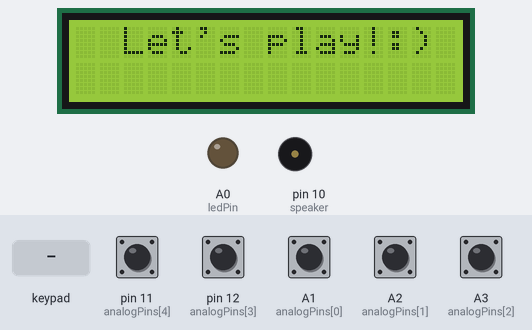
Simulated run of this sketch. Board: Arduino Uno, built with avr-gcc and run on an emulated ATmega328P. Parts: 16×2 character LCD, output pins drawn as LEDs (lit = HIGH), buzzer (waves = sounding). The inputs (shaded band) are chosen by the test bench; at power-on: A1 (analogPins[0]), A2 (analogPins[1]), A3 (analogPins[2]), pin 11 (analogPins[4]), pin 12 (analogPins[3]) HIGH. What the sketch prints to the serial monitor is not drawn.

Above: at 0.6 s.
2.8 s: key '*' pressed
At 4.6 s:
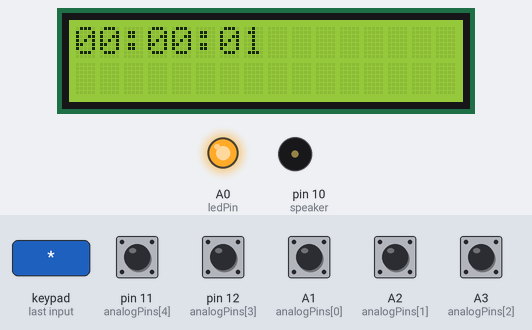
5.8 s: keypad keys 9 8 7 6 * pressed 0.4 s apart
At 9.4 s:
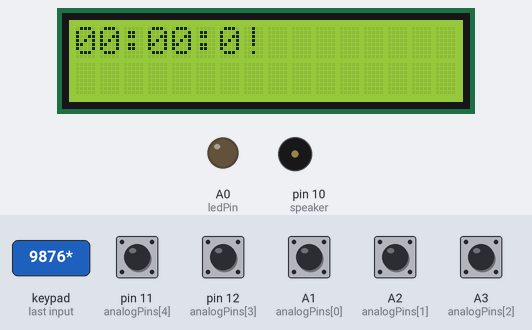
10.4 s: pin 11 (analogPins[4]) pulled LOW for 0.15 s
At 10.57 s:
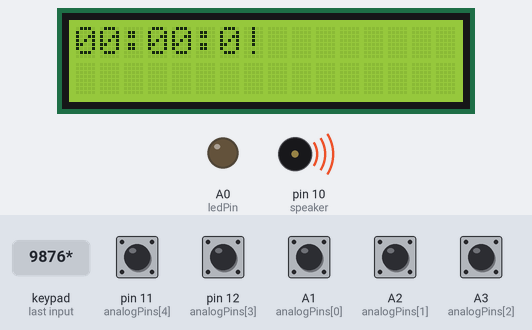
Timing chart, 0 to 13.4 s (numbered marks = the images above; inputs shaded):
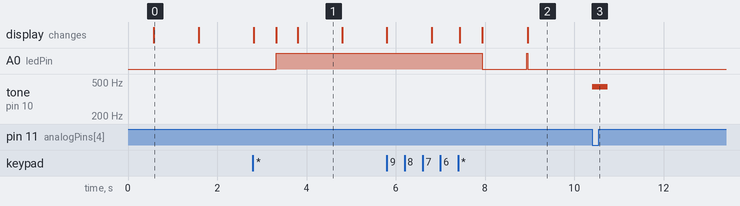

The sketch:

Piano_version_2.0.ino
```cpp
//Challenge: Upgrade this piano to a level where we can record current tunes, delete them etc.

//Update 1: (31-01-2023) Replacing push buttons with matrics keypad.

//Update 2: (08-02-2023) Including push buttons along with keypad due to inability to implement long press in keypad.

//Update 3: (16-02-2023) Including I2C backpacked lcd display to show different metrics.

#include<Keypad.h>
#include<Wire.h>
#include<LiquidCrystal_I2C.h>

LiquidCrystal_I2C lcd(0x3F, 2, 1, 0 , 4, 5, 6, 7, 3,POSITIVE);

char hexaKeys[4][4] =
{
  {'1', '2', '3', 'A'},
  {'4', '5', '6', 'B'},
  {'7', '8', '9', 'C'},
  {'*', '0', '#', 'D'}
};

byte rowPins[4] = {9, 8, 7, 6};
byte colPins[4] = {5, 4, 3, 2};

Keypad matrixKeypad = Keypad(makeKeymap(hexaKeys), rowPins, colPins, 4,4);


#define NOTE_C  262
#define NOTE_D  294
#define NOTE_E  330
#define NOTE_G  392
#define NOTE_A  440

#define speaker 10
#define pause   200
#define ledPin  A0  //LED connected to A0 to indicate whether it's recording or not.

unsigned short notes[6] = {0, 262, 294, 330, 392, 440};
unsigned short analogPins[5] = {A1, A2, A3, 12, 11}; //Those five pins are connected to
                                          // five buttons (piano key).

void setup() {
  Serial.begin(9600);
  lcd.begin(16,2);
  pinMode(A1, INPUT_PULLUP);
  pinMode(A2, INPUT_PULLUP);
  pinMode(A3, INPUT_PULLUP);
  pinMode(12, INPUT_PULLUP);
  pinMode(11, INPUT_PULLUP);
  pinMode(ledPin, OUTPUT);

  lcd.setCursor(2, 0);
  lcd.print("Let's play!");
  delay(500);
  lcd.setCursor(13, 0);
  lcd.print(":)");
  delay(1000);
  lcd.clear();

}

unsigned long long lastPress = millis();
char Key;
byte isRecording = 0; //Whether we are recording the notes or not.
byte notesIndex[200];     //Notes will and durations will be recorded sequentially in those arrays.
int duration[200];
byte lastNote = 0;   //The last note we played to be saved in the array.
unsigned long lastNoteStart = 0; //The duration of the last note played in milli second.
unsigned short noteCounter = 0; //The number of entries we have made to our notes and duration array.

long long startRecording = millis(); //variable to hold the starting time of the recording.


void loop() {
  Key = matrixKeypad.getKey();
  if(isRecording==1)
  {
    lcd.setCursor(0, 0);
    lcd.print("00:00:0");
    lcd.setCursor(7, 0);
    byte recTime = (millis() - startRecording)/1000;
    lcd.print(recTime);
  }

  if(Key=='*')//We are triggering the recording.
  {
     startRecording = millis();
    lastNoteStart = millis();
    if(isRecording==0)
    {
      isRecording = 1;
      lcd.setCursor(0,0);
      lcd.print("Recording....");
      delay(500);
      lcd.clear();
    }
    else if(isRecording==1)
    {
      isRecording = 2; //2 for play
      lcd.setCursor(0,0);
      lcd.print("Record finished");
      delay(500);
      lcd.clear();
    }


    Serial.print("isRecording = ");
    Serial.println(isRecording);
    Serial.print("noteCounter = ");
    Serial.println(noteCounter);
  }
  digitalWrite(ledPin, isRecording); //We want the led to glow only when we will be recording.


  if(isRecording==2 || (millis() - startRecording >= 120000 || noteCounter>=200)) //If our recording time is over, we'll stop recording and play the notes.
  {
    lcd.clear();
    digitalWrite(ledPin, 0);
    delay(1000);
    digitalWrite(ledPin, 1);
    lcd.clear();
    lcd.setCursor(0,0);
    lcd.print("Playing!");

    unsigned long long StartPlaying = millis();
    lcd.setCursor(0, 0);
    lcd.print("00:00:0");
    lcd.setCursor(7, 0);

    for(int i = 0; i<noteCounter; i++)
    {
      tone(speaker, notes[notesIndex[i]]);
      delay(duration[i]);
    }
  //Resetting variables.
  isRecording = 0;
  noteCounter = 0;
  lastNote = 0;
  lastNoteStart = 0;
  notesIndex[0] = 0;

  }

  for(int i = 0; i<5; i++)
  {
      if( digitalRead(analogPins[i])==LOW )
      {
        tone(speaker, notes[i+1]);
        lastPress = millis();

          if(isRecording==1 && notesIndex[noteCounter]!=i+1)
          {
            duration[noteCounter] = millis() - lastNoteStart;
            lastNoteStart = millis(); //Starting timer for the current note.
            notesIndex[++noteCounter] = i+1;
            Serial.println(noteCounter);
          }
      }
  }

   if(millis() - lastPress > pause)
    {
      noTone(speaker);
      lastPress = millis();

       if(isRecording==1)
        {
            if(notesIndex[noteCounter]!=0)
            {
              duration[noteCounter] = millis() - lastNoteStart; //Saving the duration of the previous note.
              lastNoteStart = millis(); //Starting timer for the current note.
              notesIndex[++noteCounter] = 0;
               Serial.println(noteCounter);
            }
        }
  }
}
```

Measured:
- after the input at 2.8 s, A0 (ledPin): LOW → HIGH after 0.52 s; the display: first changes at once (image 1 shows a later state)
- after the input at 5.8 s, A0 (ledPin): HIGH → LOW after 2.1 s, → HIGH 1.0 s later, → LOW 0.02 s later; the display: first differs from a run without the input after 1.6 s (image 2 shows a later state)
- after the input at 10.4 s, tone on pin 10 (speaker): silent → 440 Hz at once, → silent 0.35 s later
- what the display in image 0 shows lasts 1.0 s, from 0.6 s to 1.6 s
